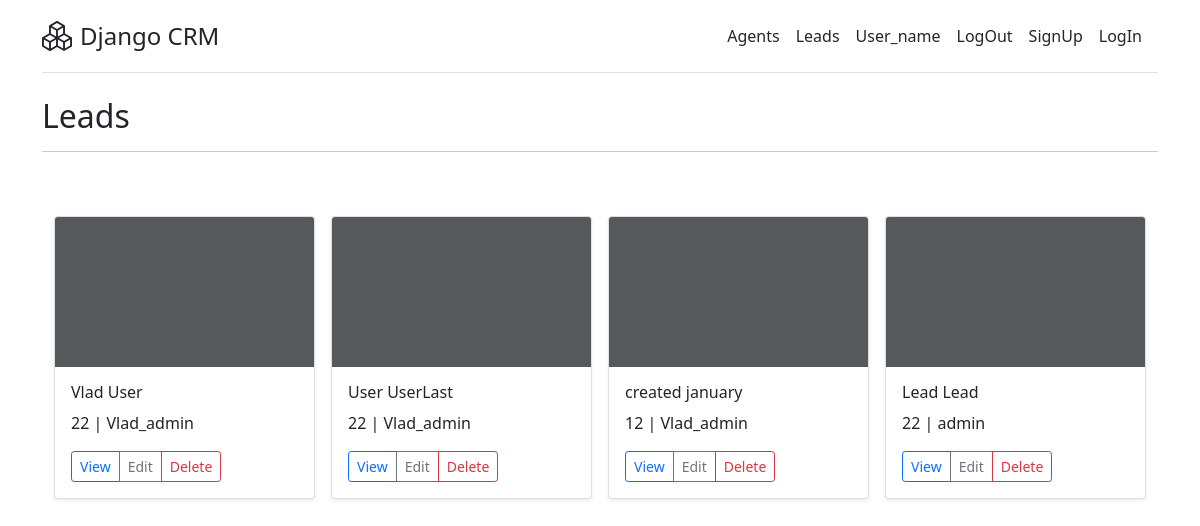
Before: /retrieve/ with the older database file.
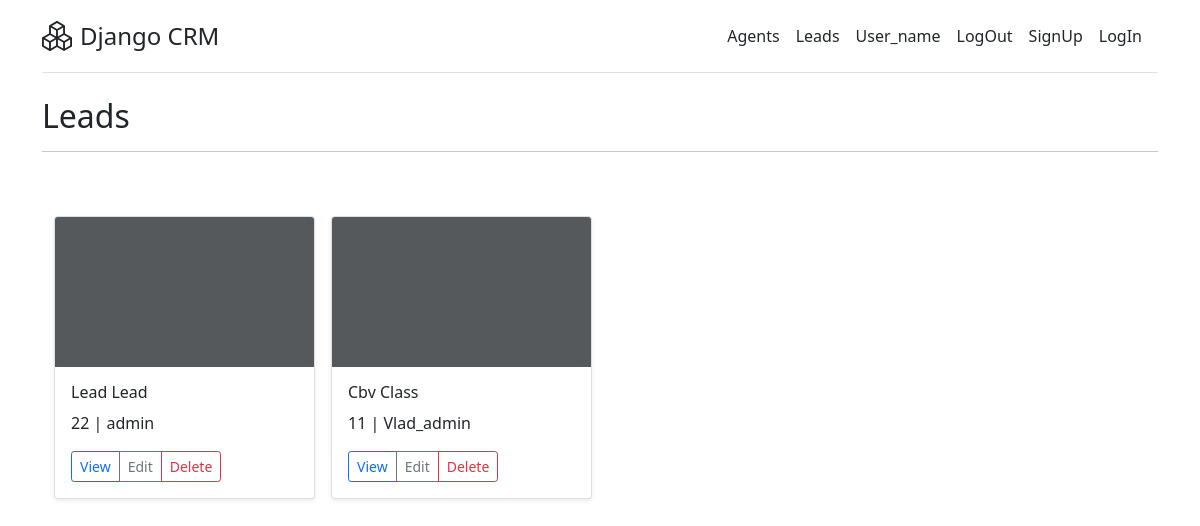
After: the same page with the newer database file.
### leads/models.py (models this page shows, shortened)
class Lead(models.Model):
    first_name = models.CharField(max_length=20)
    last_name = models.CharField(max_length=20)
    age = models.PositiveIntegerField()
    agent = models.ForeignKey('Agent', on_delete=models.CASCADE)

class Agent(models.Model):
    user = models.OneToOneField(User, on_delete=models.CASCADE)
    def __str__(self):
        return self.user.username

class User(AbstractUser):
    phone_number = models.CharField(max_length=11, blank=True)

### leads/views.py (the view)
# urls.py: path('retrieve/', LeadListView.as_view(), name='retrieve'),
class LeadListView(ListView):
    template_name = 'leads/retrieve.html'
    queryset = Lead.objects.all()
    context_object_name = 'lead'

### templates/leads/retrieve.html (shortened to what this page needs)
{% extends 'base.html' %}
{% block content %}
    <div>
        <h2>Leads</h2>
        <hr>
        <div class="album py-5">
            <div class="container">
                <div class="row row-cols-1 row-cols-sm-2 row-cols-md-4 g-3">
                    {% for x in lead %}
                    <div class="col">
                    <div class="card shadow-sm">
                        <svg class="bd-placeholder-img card-img-top" width="100%" height="150" xmlns="http://www.w3.org/2000/svg" role="img" aria-label="Placeholder: Thumbnail" preserveAspectRatio="xMidYMid slice" focusable="false"><title>Placeholder</title><rect width="100%" height="100%" fill="#55595c"/></svg>
                        <div class="card-body">
                        <p class="card-text h6">{{x.first_name}} {{x.last_name}}</p>
                        <p>{{x.age}} | {{x.agent}}</p>
                        <div class="d-flex justify-content-between align-items-center">
                            <div class="btn-group">
                                <a class="btn btn-outline-primary btn-sm" href="{% url 'leads:detail' x.id %}">View</a>
                                <a class="btn btn-outline-secondary btn-sm" href="{% url 'leads:edit' x.id %}">Edit</a>
                                <a class="btn btn-outline-danger btn-sm" href="{% url 'leads:delete' x.id %}">Delete</a>
                            </div>
                        </div>
                        </div>
                    </div>
                    </div>
                    {% endfor %}
                </div>
            </div>
        </div>
    </div>
{% endblock %}

### templates/base.html (shortened to what this page needs)
{% load static %}
<!DOCTYPE html>
<html lang="en">
<head>
    <link href="https://cdn.jsdelivr.net/npm/bootstrap@5.1.3/dist/css/bootstrap.min.css" rel="stylesheet">
    <link rel="stylesheet" href="{% static 'css/styles.css' %}">
</head>
<body>
    <div class="container py-3">
        <header>
        <div class="d-flex flex-column flex-md-row align-items-center pb-3 mb-4 border-bottom">
            <a href="{% url 'leads:home' %}" class="d-flex align-items-center text-dark text-decoration-none">
                <span class="fs-4 mx-2">Django CRM</span>
            </a>
            <nav class="d-inline-flex mt-2 mt-md-0 ms-md-auto">
            <a class="me-3 py-2 text-dark text-decoration-none" href="#">Agents</a>
            <a class="me-3 py-2 text-dark text-decoration-none" href="{% url 'leads:retrieve' %}">Leads</a>
            <a class="me-3 py-2 text-dark text-decoration-none" href="#">User_name</a>
            <a class="me-3 py-2 text-dark text-decoration-none" href="#">LogOut</a>
            <a class="me-3 py-2 text-dark text-decoration-none" href="#">SignUp</a>
            <a class="me-3 py-2 text-dark text-decoration-none" href="#">LogIn</a>
            </nav>
        </div>
        </header>
        {% block content %}{% endblock %}
    </div>
</body>
</html>

Changed rows visible on the page:
removed Lead: first_name "Vlad", last_name "User", age "22", agent "Vlad_admin"
removed Lead: first_name "User", last_name "UserLast", age "22", agent "Vlad_admin"
removed Lead: first_name "created", last_name "january", age "12", agent "Vlad_admin"
added Lead: first_name "Cbv", last_name "Class", age "11", agent "Vlad_admin"
